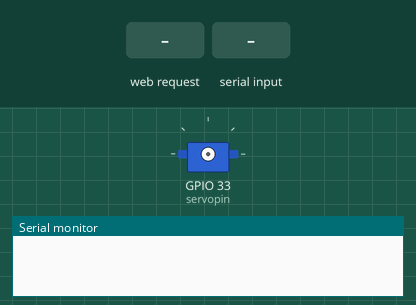
Simulated run of this sketch. Board: ESP32. Shown: servo, the last lines printed to the serial monitor. Wiring (inferred from the names in the program): servo: signal GPIO 33. Inputs (shaded band) come from the test bench. Nothing arrives over Bluetooth unless stated; servo pulses on a pin are drawn as a servo (544–2400 µs = 0–180°).

Above: at 1.2 s.
1.3 s: HTTP request GET /180 received
At 2.01 s:
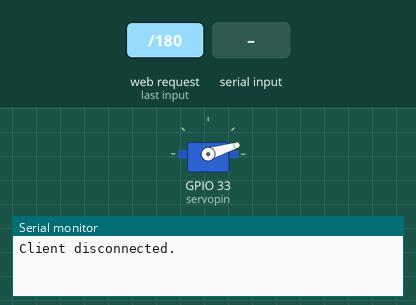
At 2.62 s:
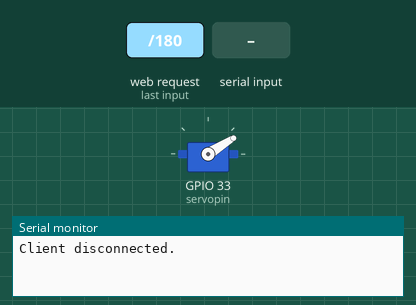
7.3 s: "GET /180\n" received over Serial
At 7.48 s:
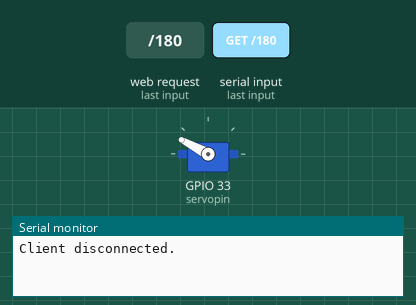
Timing chart, 0 to 16.3 s (numbered marks = the images above; inputs shaded):
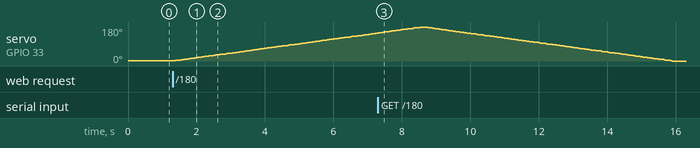

The sketch:

kotcap.ino
```cpp
#include "BluetoothSerial.h"
#include <WiFi.h>
int servopin=33;
int myangle;
int pulsewidth;
int target;
int pos;
int dis;
String cmdstring;
const char *ssid = "KOTCAP_WIFI";
const char *password = "";
String header;
String capstate = "Close";
WiFiServer server(80);
BluetoothSerial BTSerial;

void servopulse(int servopin,int myangle)
{
pulsewidth=(myangle*11)+500;
digitalWrite(servopin,HIGH);
delayMicroseconds(pulsewidth);
digitalWrite(servopin,LOW);
delay(20-pulsewidth/1000);
}

void clearSerialPort()
{
  while (Serial.available())
  {
    Serial.read();
  }
}

void clearBTSerialPort()
{
  while (BTSerial.available())
  {
    BTSerial.read();
  }
}

void serialEvent()
{
while (Serial.available())
    {
        cmdstring += char(Serial.read());
        delay(5);
    }
if (cmdstring.length() > 0 )
    {
        target = cmdstring.toInt();
        cmdstring = "";
        clearSerialPort();
    }
}

void BTSerialEvent()
{
while (BTSerial.available())
    {
        cmdstring += char(BTSerial.read());
        delay(5);
    }
if (cmdstring.length() > 0 )
    {
        target = cmdstring.toInt();
        cmdstring = "";
        clearBTSerialPort();
    }
}

void webEvent()
{
WiFiClient client = server.available();
  if (client) {
    while (client.connected()) {
      if (client.available()) {
        char c = client.read();
        header += c;
        if (c == '\n') {
          if (cmdstring.length() == 0) {
            client.println("HTTP/1.1 200 OK");
            client.println("Content-type:text/html");
            client.println("Connection: close");
            client.println();

            if (header.indexOf("GET /180") >= 0) {
              capstate = "Open 180&deg";
              target = 180;
            } else if (header.indexOf("GET /90") >= 0) {
              capstate = "Open 90&deg";
              target = 90;
            } else if (header.indexOf("GET /0") >= 0) {
              capstate = "Close";
              target = 0;
            }

            client.println("<!DOCTYPE html><html>");
            client.println("<head><meta name=\"viewport\" content=\"width=device-width, initial-scale=1\">");
            client.println("<link rel=\"icon\" href=\"data:,\">");
            client.println("<style>html { font-family: Helvetica; display: inline-block; margin: 0px auto; text-align: center;}");
            client.println(".button { background-color: #4CAF50; border: none; color: white; padding: 16px 40px; width: 80%; border-radius: 12px;font-size: 24px;");
            client.println("text-decoration: none; font-size: 30px; margin: 2px; cursor: pointer;}");
            client.println(".button2 {background-color: #555555;}</style></head>");
            client.println("<body><h1>KOTCAP</h1>");
            client.println("<p>Telescope lens cap is " + capstate +".</p>");
            client.println("<p><a href=\"/180\"> <button class= \"button\">Open 180&deg</button></a></p>");
            client.println("<p><a href=\"/90\"> <button class=\"button\">Open 90&deg</button></a></p>");
            client.println("<p><a href=\"/0\"> <button class=\"button button2\">Close</button></a></p>");
            client.println("</body></html>");

            client.println();
            break;
          } else {
            cmdstring = "";
          }
        } else if (c != '\r') {
          cmdstring += c;
        }
      }
    }
    header = "";
    client.stop();
    Serial.println("Client disconnected.");
    Serial.println("");
  }
}

void setup()
{
pinMode(servopin,OUTPUT);
Serial.begin(115200);
BTSerial.begin("KOTCAP_BT");
WiFi.mode(WIFI_AP);
while(!WiFi.softAP(ssid, password)){};
WiFi.softAPsetHostname("KOTCAP");
server.begin();
target = 0;
pos = 0;
}

void loop()
{
serialEvent();
BTSerialEvent();
webEvent();

if (target>pos && target<=180)
{
 dis = target -pos;
  for(int i=0;i<dis;i++)
  {
    servopulse(servopin,pos+1);
    delay(20);
    pos =pos +1;
  }
}

 if (target<pos && target>=0)
{
 dis = pos -target;
  for(int i=0;i<dis;i++)
  {
    servopulse(servopin,pos-1);
    delay(20);
    pos =pos -1;
  }
}
} 
```

Measured:
- after the input at 1.3 s, servo on GPIO 33 (servopin): moves from 1° to 147° over 5.8 s, starting after 0.08 s
